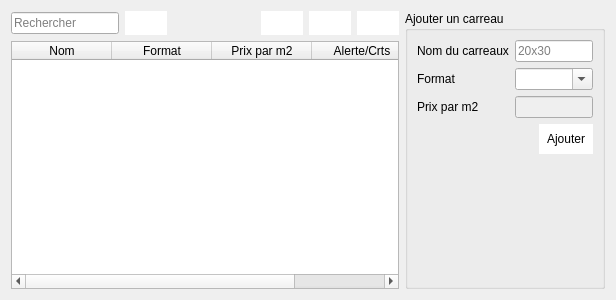
<?xml version="1.0" encoding="UTF-8"?>
<ui version="4.0">
 <class>AjoutCarreaux</class>
 <widget class="QDialog" name="AjoutCarreaux">
  <property name="geometry">
   <rect>
    <x>0</x>
    <y>0</y>
    <width>616</width>
    <height>300</height>
   </rect>
  </property>
  <property name="windowTitle">
   <string>Stock carreaux</string>
  </property>
  <layout class="QHBoxLayout" name="horizontalLayout_3">
   <item>
    <layout class="QVBoxLayout" name="verticalLayout_2">
     <item>
      <layout class="QHBoxLayout" name="horizontalLayout_2">
       <item>
        <widget class="QLineEdit" name="search">
         <property name="placeholderText">
          <string>Rechercher</string>
         </property>
        </widget>
       </item>
       <item>
        <widget class="QPushButton" name="pushButton_2">
         <property name="styleSheet">
          <string notr="true">background-color:white;
border:none;
padding:5px;</string>
         </property>
         <property name="text">
          <string/>
         </property>
         <property name="icon">
          <iconset resource="img.qrc">
           <normaloff>:/img/images/imprimer.png</normaloff>:/img/images/imprimer.png</iconset>
         </property>
        </widget>
       </item>
       <item>
        <spacer name="horizontalSpacer_2">
         <property name="orientation">
          <enum>Qt::Horizontal</enum>
         </property>
         <property name="sizeHint" stdset="0">
          <size>
           <width>40</width>
           <height>20</height>
          </size>
         </property>
        </spacer>
       </item>
       <item>
        <widget class="QPushButton" name="btn_modifier_stock">
         <property name="enabled">
          <bool>false</bool>
         </property>
         <property name="toolTip">
          <string>Modifier le stock</string>
         </property>
         <property name="styleSheet">
          <string notr="true">background-color:white;
border:none;
padding:5px;</string>
         </property>
         <property name="text">
          <string/>
         </property>
         <property name="icon">
          <iconset resource="img.qrc">
           <normaloff>:/img/images/ellipsis-horizontal-circle-outline.svg</normaloff>:/img/images/ellipsis-horizontal-circle-outline.svg</iconset>
         </property>
        </widget>
       </item>
       <item>
        <widget class="QPushButton" name="btn_edit">
         <property name="enabled">
          <bool>false</bool>
         </property>
         <property name="styleSheet">
          <string notr="true">background-color:white;
border:none;
padding:5px;</string>
         </property>
         <property name="text">
          <string/>
         </property>
         <property name="icon">
          <iconset resource="img.qrc">
           <normaloff>:/img/images/edit.png</normaloff>:/img/images/edit.png</iconset>
         </property>
        </widget>
       </item>
       <item>
        <widget class="QPushButton" name="btn_del">
         <property name="enabled">
          <bool>false</bool>
         </property>
         <property name="styleSheet">
          <string notr="true">background-color:white;
border:none;
padding:5px;</string>
         </property>
         <property name="text">
          <string/>
         </property>
         <property name="icon">
          <iconset resource="img.qrc">
           <normaloff>:/img/images/trash-outline.svg</normaloff>:/img/images/trash-outline.svg</iconset>
         </property>
        </widget>
       </item>
      </layout>
     </item>
     <item>
      <widget class="QTableWidget" name="table_liste_point_vente">
       <property name="gridStyle">
        <enum>Qt::DashDotDotLine</enum>
       </property>
       <column>
        <property name="text">
         <string>Nom</string>
        </property>
       </column>
       <column>
        <property name="text">
         <string>Format</string>
        </property>
       </column>
       <column>
        <property name="text">
         <string>Prix par m2</string>
        </property>
       </column>
       <column>
        <property name="text">
         <string>Alerte/Crts</string>
        </property>
       </column>
      </widget>
     </item>
    </layout>
   </item>
   <item>
    <widget class="QGroupBox" name="groupBox">
     <property name="maximumSize">
      <size>
       <width>200</width>
       <height>16777215</height>
      </size>
     </property>
     <property name="title">
      <string>Ajouter un carreau</string>
     </property>
     <layout class="QVBoxLayout" name="verticalLayout">
      <item>
       <layout class="QFormLayout" name="formLayout">
        <property name="fieldGrowthPolicy">
         <enum>QFormLayout::AllNonFixedFieldsGrow</enum>
        </property>
        <item row="0" column="0">
         <widget class="QLabel" name="label">
          <property name="text">
           <string>Nom du carreaux</string>
          </property>
         </widget>
        </item>
        <item row="0" column="1">
         <widget class="QLineEdit" name="nom">
          <property name="placeholderText">
           <string>20x30</string>
          </property>
         </widget>
        </item>
        <item row="1" column="0">
         <widget class="QLabel" name="lll">
          <property name="text">
           <string>Format</string>
          </property>
         </widget>
        </item>
        <item row="2" column="0">
         <widget class="QLabel" name="label_3">
          <property name="text">
           <string>Prix par m2</string>
          </property>
         </widget>
        </item>
        <item row="2" column="1">
         <widget class="QLineEdit" name="prix_par_m2">
          <property name="enabled">
           <bool>false</bool>
          </property>
          <property name="placeholderText">
           <string/>
          </property>
         </widget>
        </item>
        <item row="1" column="1">
         <widget class="QComboBox" name="format">
          <property name="editable">
           <bool>true</bool>
          </property>
         </widget>
        </item>
       </layout>
      </item>
      <item>
       <layout class="QHBoxLayout" name="horizontalLayout">
        <item>
         <spacer name="horizontalSpacer">
          <property name="orientation">
           <enum>Qt::Horizontal</enum>
          </property>
          <property name="sizeHint" stdset="0">
           <size>
            <width>40</width>
            <height>20</height>
           </size>
          </property>
         </spacer>
        </item>
        <item>
         <widget class="QPushButton" name="pushButton">
          <property name="styleSheet">
           <string notr="true">border:none;
background-color:white;
padding:8px;</string>
          </property>
          <property name="text">
           <string>Ajouter</string>
          </property>
         </widget>
        </item>
       </layout>
      </item>
      <item>
       <widget class="QLabel" name="alerte">
        <property name="text">
         <string/>
        </property>
       </widget>
      </item>
      <item>
       <spacer name="verticalSpacer">
        <property name="orientation">
         <enum>Qt::Vertical</enum>
        </property>
        <property name="sizeHint" stdset="0">
         <size>
          <width>20</width>
          <height>40</height>
         </size>
        </property>
       </spacer>
      </item>
     </layout>
    </widget>
   </item>
  </layout>
 </widget>
 <resources>
  <include location="img.qrc"/>
 </resources>
 <connections/>
</ui>
